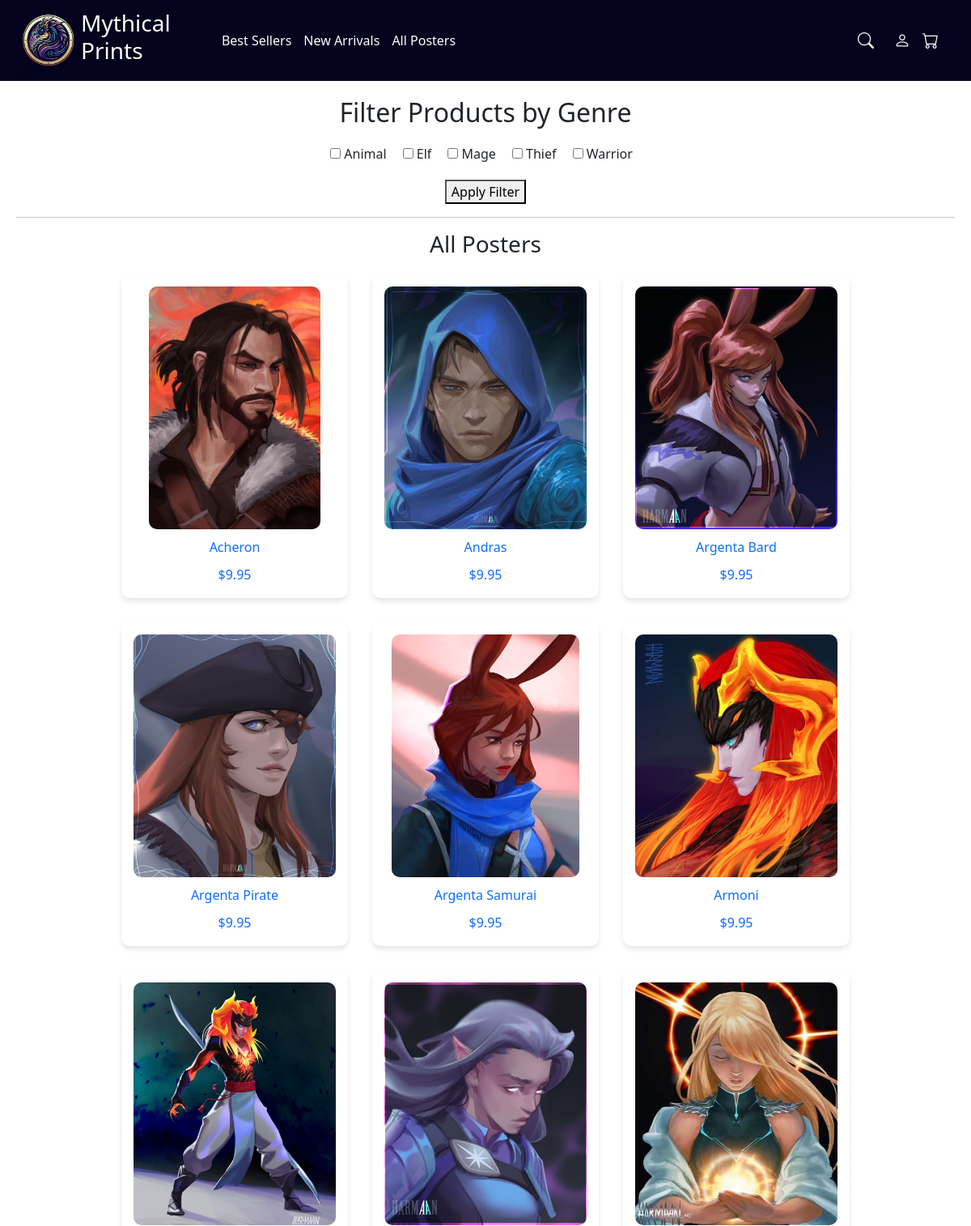
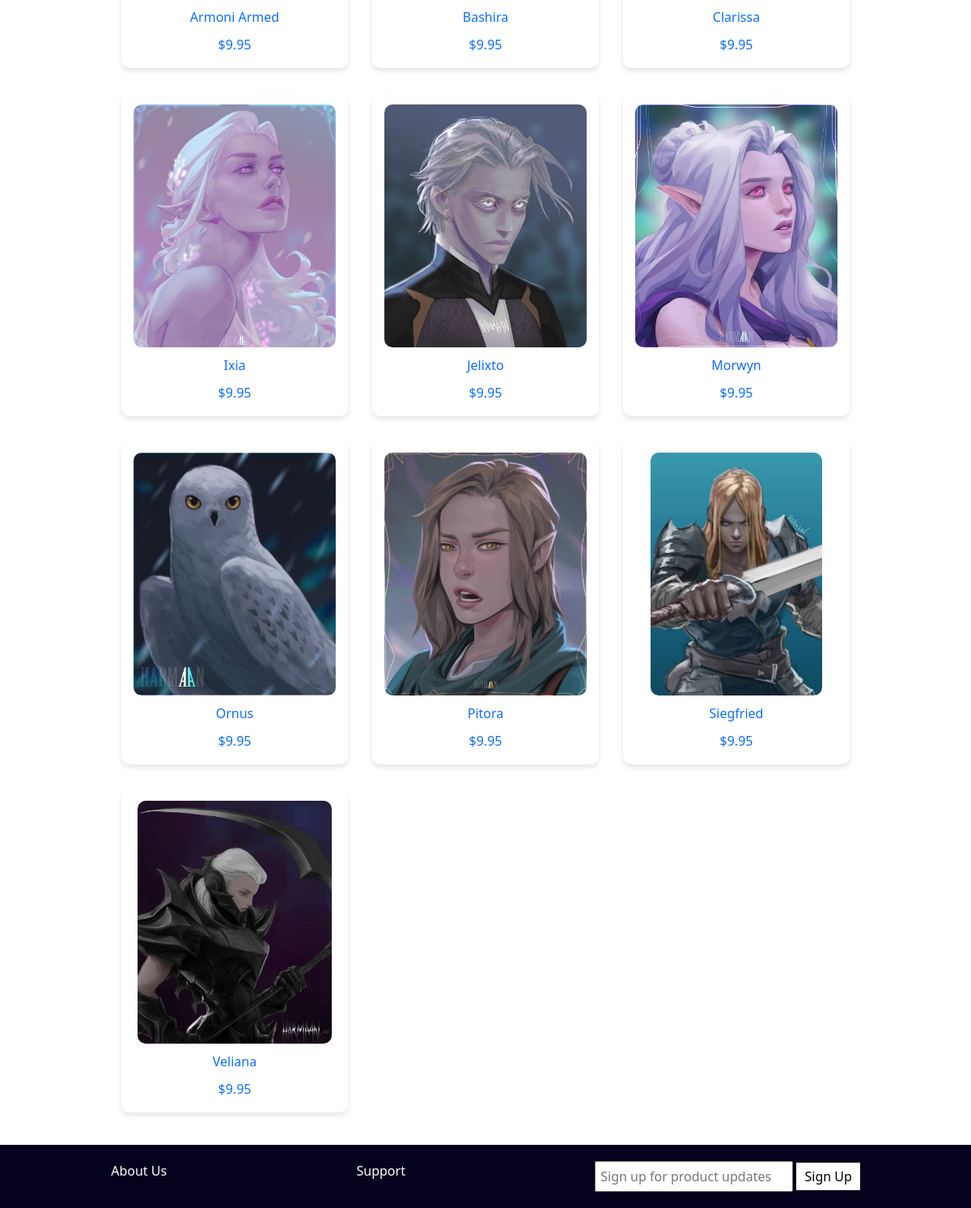
Page /allPosters.php on the committed database (2 pictures, top to bottom).
### tables this page shows
CREATE TABLE `tag` (
  `tagId` int(11) NOT NULL,
  `tagName` varchar(100) DEFAULT NULL
);

CREATE TABLE `product` (
  `productId` int(11) NOT NULL,
  `name` varchar(255) NOT NULL,
  `price` decimal(10,2) NOT NULL,
  `image` varchar(255) NOT NULL,
  `dateAdded` timestamp NOT NULL DEFAULT CURRENT_TIMESTAMP,
  `amountSold` int(11) NOT NULL DEFAULT '0'
);

### includes/productPreview.php (the view)
<?php
function displayProductPreviews($result) {
    if ($result && $result->num_rows > 0) {
        while ($row = $result->fetch_assoc()) {
            echo "<div class='product-preview'>";
            echo "<a href='product.php?id=" . $row['productId'] . "'>";
            echo "<img src='assets/images/" . htmlspecialchars($row['image']) . "' alt='" . htmlspecialchars($row['name']) . "'>";
            echo "<p>" . htmlspecialchars($row['name']) . "</p>";
            echo "<p>$" . number_format($row['price'], 2) . "</p>";
            echo "</a>";
            echo "</div>";
        }
    } else {
        echo "<p>No products found.</p>";
    }
}
?>

### allPosters.php
<?php
include 'includes/header.php';
include 'includes/db.php';
include 'includes/productPreview.php';
$tagQuery = "SELECT * FROM tag ORDER BY tagName ASC";
$tagResult = $conn->query($tagQuery);
?>
<main class="text-center justify-content-center">
  <h2>Filter Products by Genre</h2>
  <form method="GET" action="allPosters.php">
    <div class="genre-tags">
      <?php while ($tag = $tagResult->fetch_assoc()): ?>
        <label>
          <input
            type="checkbox"
            name="tags[]"
            value="<?php echo htmlspecialchars($tag['tagName']); ?>"
            <?php if (!empty($_GET['tags']) && in_array($tag['tagName'], $_GET['tags'])) echo "checked"; ?>
          >
          <?php echo htmlspecialchars($tag['tagName']); ?>
        </label><br>
      <?php endwhile; ?>
    </div>
    <button type="submit">Apply Filter</button>
  </form>
  <hr>
  <h3>All Posters</h3>
  <div class="product-grid">
    <?php
    if (!empty($_GET['tags'])) {
        $selectedTags = $_GET['tags'];
        $tagCount = count($selectedTags);
        $placeholders = implode(',', array_fill(0, $tagCount, '?'));
        $query = "
            SELECT p.*
            FROM product p
            JOIN producttag pt ON p.productId = pt.productId
            JOIN tag t ON pt.tagId = t.tagId
            WHERE t.tagName IN ($placeholders)
            GROUP BY p.productId
            HAVING COUNT(DISTINCT t.tagName) = ?
        ";
        $stmt = $conn->prepare($query);
        if ($stmt) {
            $types = str_repeat("s", $tagCount) . "i";
            $params = array_merge($selectedTags, [$tagCount]);
            $stmt->bind_param($types, ...$params);
            $stmt->execute();
            $result = $stmt->get_result();
            displayProductPreviews($result);
        } else {
            echo "<p>Error in query.</p>";
        }
    } else {
        $sql = "SELECT * FROM product ORDER BY name ASC";
        $result = $conn->query($sql);
        displayProductPreviews($result);
    }
    ?>
  </div>
</main>
<?php include 'includes/footer.php'; ?>

### assets/css/styles.css (style rules this page uses)
body { font-family: Arial, sans-serif; margin: 0; padding: 0; text-align: center; }
main { padding: 20px; }
a { text-decoration: none; }
.product-grid { display: grid; grid-template-columns: repeat(3, 1fr); gap: 30px; margin-top: 20px; justify-content: center; max-width: 900px; margin-left: auto; margin-right: auto; }
.product-preview { width: 100%; max-width: 300px; height: 400px; padding: 15px; border-radius: 10px; box-shadow: 0px 4px 6px rgba(0, 0, 0, 0.1); transition: transform 0.3s; display: flex; flex-direction: column; align-items: center; text-align: center; }
.product-preview img { width: 100%; height: 300px; object-fit: cover; border-radius: 10px; }
.product-preview p { margin: 10px 0; font-size: 16px; }
.genre-tags { display: flex; justify-content: center; flex-wrap: wrap; gap: 10px; margin: 20px 0; }
a, .header-container a, .footer-container a { text-decoration: none !important; color: inherit; }

### rows in the picture
tag: tagName "Animal"
tag: tagName "Elf"
tag: tagName "Mage"
tag: tagName "Thief"
tag: tagName "Warrior"
product: image+name (picture), name "Acheron", price "9.95"
product: image+name (picture), name "Andras", price "9.95"
product: image (picture), name "Argenta Bard", price "9.95"
product: image (picture), name "Argenta Pirate", price "9.95"
product: image (picture), name "Argenta Samurai", price "9.95"
product: image+name (picture), name "Armoni", price "9.95"
product: image (picture), name "Armoni Armed", price "9.95"
product: image+name (picture), name "Bashira", price "9.95"
product: image+name (picture), name "Clarissa", price "9.95"
product: image+name (picture), name "Ixia", price "9.95"
product: image+name (picture), name "Jelixto", price "9.95"
product: image+name (picture), name "Morwyn", price "9.95"
product: image+name (picture), name "Ornus", price "9.95"
product: image+name (picture), name "Pitora", price "9.95"
product: image+name (picture), name "Siegfried", price "9.95"
product: image+name (picture), name "Veliana", price "9.95"
